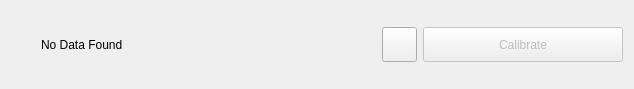
<?xml version="1.0" encoding="UTF-8"?>
<ui version="4.0">
 <class>BedMeshEmptyFrame</class>
 <widget class="QFrame" name="BedMeshEmptyFrame">
  <property name="geometry">
   <rect>
    <x>0</x>
    <y>0</y>
    <width>634</width>
    <height>89</height>
   </rect>
  </property>
  <property name="windowTitle">
   <string>Frame</string>
  </property>
  <layout class="QGridLayout" name="gridLayout">
   <item row="0" column="3">
    <widget class="QPushButton" name="calibrateButton">
     <property name="enabled">
      <bool>false</bool>
     </property>
     <property name="minimumSize">
      <size>
       <width>35</width>
       <height>35</height>
      </size>
     </property>
     <property name="maximumSize">
      <size>
       <width>200</width>
       <height>35</height>
      </size>
     </property>
     <property name="text">
      <string>Calibrate</string>
     </property>
    </widget>
   </item>
   <item row="0" column="1">
    <widget class="QLabel" name="label">
     <property name="text">
      <string>No Data Found</string>
     </property>
    </widget>
   </item>
   <item row="0" column="0">
    <widget class="QLabel" name="iconLabel">
     <property name="minimumSize">
      <size>
       <width>24</width>
       <height>24</height>
      </size>
     </property>
     <property name="maximumSize">
      <size>
       <width>24</width>
       <height>24</height>
      </size>
     </property>
     <property name="text">
      <string/>
     </property>
    </widget>
   </item>
   <item row="0" column="2">
    <widget class="QToolButton" name="homeButton">
     <property name="minimumSize">
      <size>
       <width>35</width>
       <height>35</height>
      </size>
     </property>
     <property name="text">
      <string/>
     </property>
     <property name="iconSize">
      <size>
       <width>20</width>
       <height>20</height>
      </size>
     </property>
    </widget>
   </item>
  </layout>
 </widget>
 <resources/>
 <connections/>
</ui>
